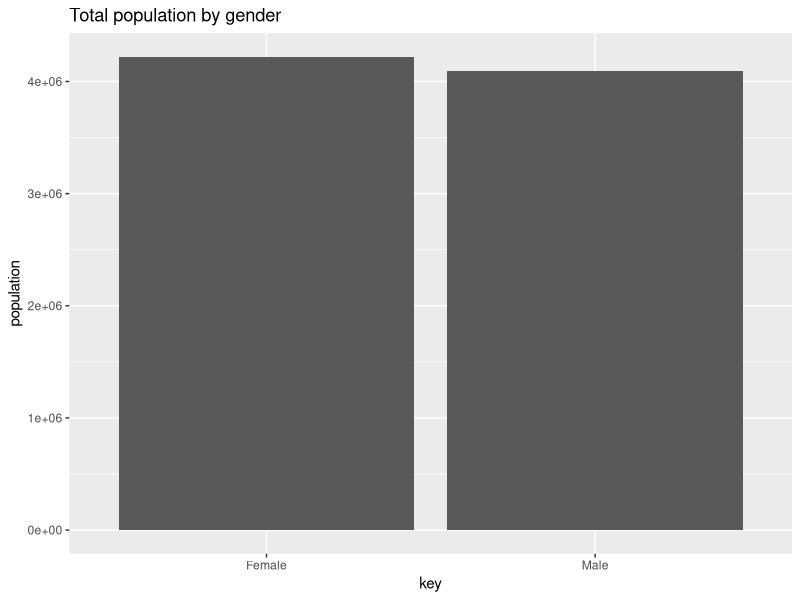
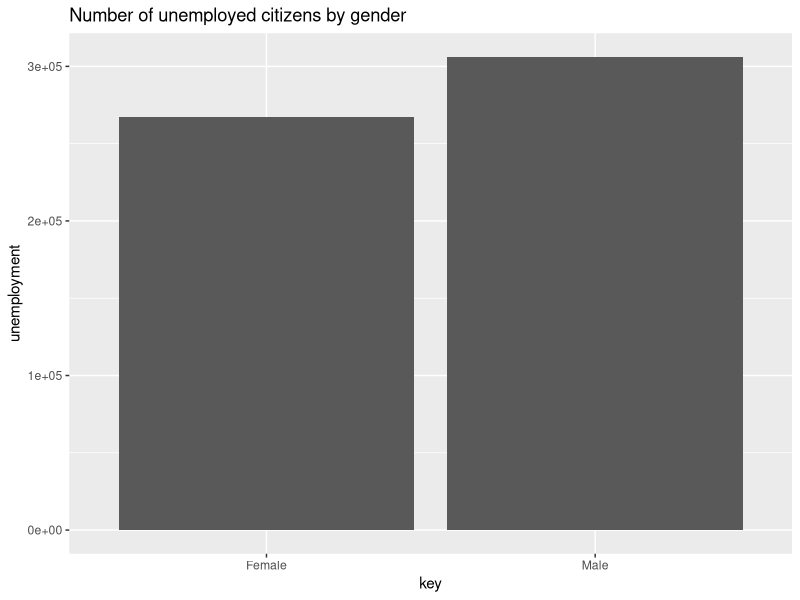
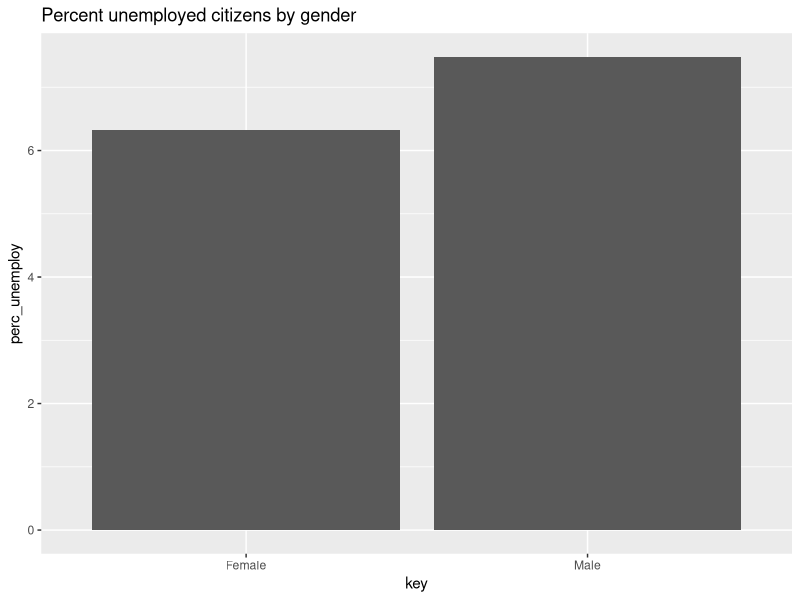
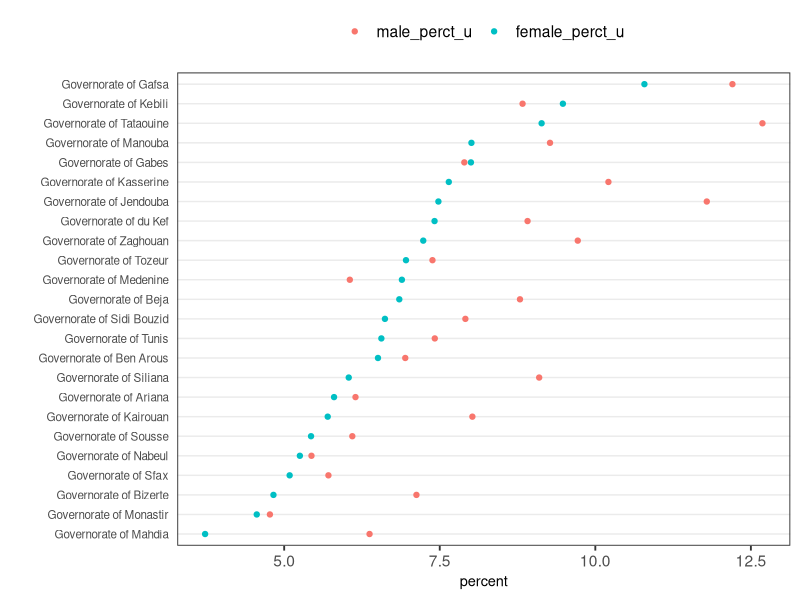

Recreate these plots in R, in order.
## ---- chunk 1
knitr::opts_chunk$set(echo = TRUE)
## ---- chunk 2
library(ggplot2)
library(tidyverse)
library(reshape)
## ---- chunk 3
population_unemployed <- readxl::read_excel('../data/intermediate/hw4-mariem/Number of unemployed people from the population aged 15 years and over in 2014.xlsx')
tbl_df(population_unemployed)
## ---- chunk 4
skimr::skim(population_unemployed)
## ---- chunk 5
population_all <- readxl::read_excel('../data/intermediate/hw4-mariem/Number of population aged 15 years and over in 2014.xlsx')
tbl_df(population_all)
## ---- chunk 6
skimr::skim(population_all)
## ---- chunk 7
tidy_unemploy <- gather(select(population_unemployed,Male, Female, Governorate ), key, value, -Governorate)
tbl_df(tidy_unemploy)
## ---- chunk 8
tidy_total_pop <- gather(select(population_all,Male, Female, Governorate ), key, value, -Governorate)
tbl_df(tidy_total_pop)
## ---- chunk 9
pop_gender <- tidy_total_pop %>% group_by(key) %>% summarize(population = sum(value))
tbl_df(pop_gender)
## ---- chunk 10
ggplot(pop_gender, aes(x = key, y = population)) +
  geom_bar(stat = "identity") +
  ggtitle("Total population by gender")
## ---- chunk 11
unemploy_gender <- tidy_unemploy %>% group_by(key) %>% summarize(unemployment = sum(value))
tbl_df(unemploy_gender)
## ---- chunk 12
ggplot(unemploy_gender, aes(x = key, y = unemployment)) +
  geom_bar(stat = "identity") +
  ggtitle("Number of unemployed citizens by gender")
## ---- chunk 13
combo_pop_unemploy <- merge(tidy_unemploy ,tidy_total_pop,by=c("Governorate","key"))
colnames(combo_pop_unemploy)[2] <- "gender"
colnames(combo_pop_unemploy)[3] <- "unemployment"
colnames(combo_pop_unemploy)[4] <- "population"
combo_pop_unemploy_gender_perct_all <- combo_pop_unemploy %>% group_by(gender) %>% mutate(perc_unemploy = 100 * ((unemployment) / (population)))

tbl_df(combo_pop_unemploy_gender_perct_all)
## ---- chunk 14
perct_u_byGender <- merge(unemploy_gender,pop_gender,by=c("key")) %>% mutate(perc_unemploy = 100 * ((unemployment) / (population))) %>% select(key, perc_unemploy)

ggplot(perct_u_byGender, aes(x = key, y = perc_unemploy)) +
  geom_bar(stat = "identity") +
  ggtitle("Percent unemployed citizens by gender")
## ---- chunk 15
governorate_gender_perct_unemploy_e <- readxl::read_excel('../data/intermediate/hw4-mariem/governorate_gender_perct_unemploy.xlsx')
## ---- chunk 16
tbl_df(governorate_gender_perct_unemploy_e)
## ---- chunk 17
theme_dotplot <-theme_bw(14) +
  theme(axis.text.y =element_text(size =rel(.75)),
        axis.ticks.y =element_blank(),
        axis.title.x =element_text(size =rel(.75)),
        panel.grid.major.x =element_blank(),
        panel.grid.major.y =element_line(size = 0.5),
        panel.grid.minor.x =element_blank())


ttidy <-  governorate_gender_perct_unemploy_e %>%
  select(Governorate, female_perct_u, male_perct_u) %>%
  gather(key = variable, value = percent,-Governorate) %>%
  mutate(variable= factor(variable, levels =c("male_perct_u", "female_perct_u")))

ggplot(ttidy,aes(percent,fct_reorder2(Governorate, variable,-percent),color = variable))+
  geom_point() + ylab("")+
  theme_dotplot +
  theme(legend.position = "top",legend.title =element_blank())
